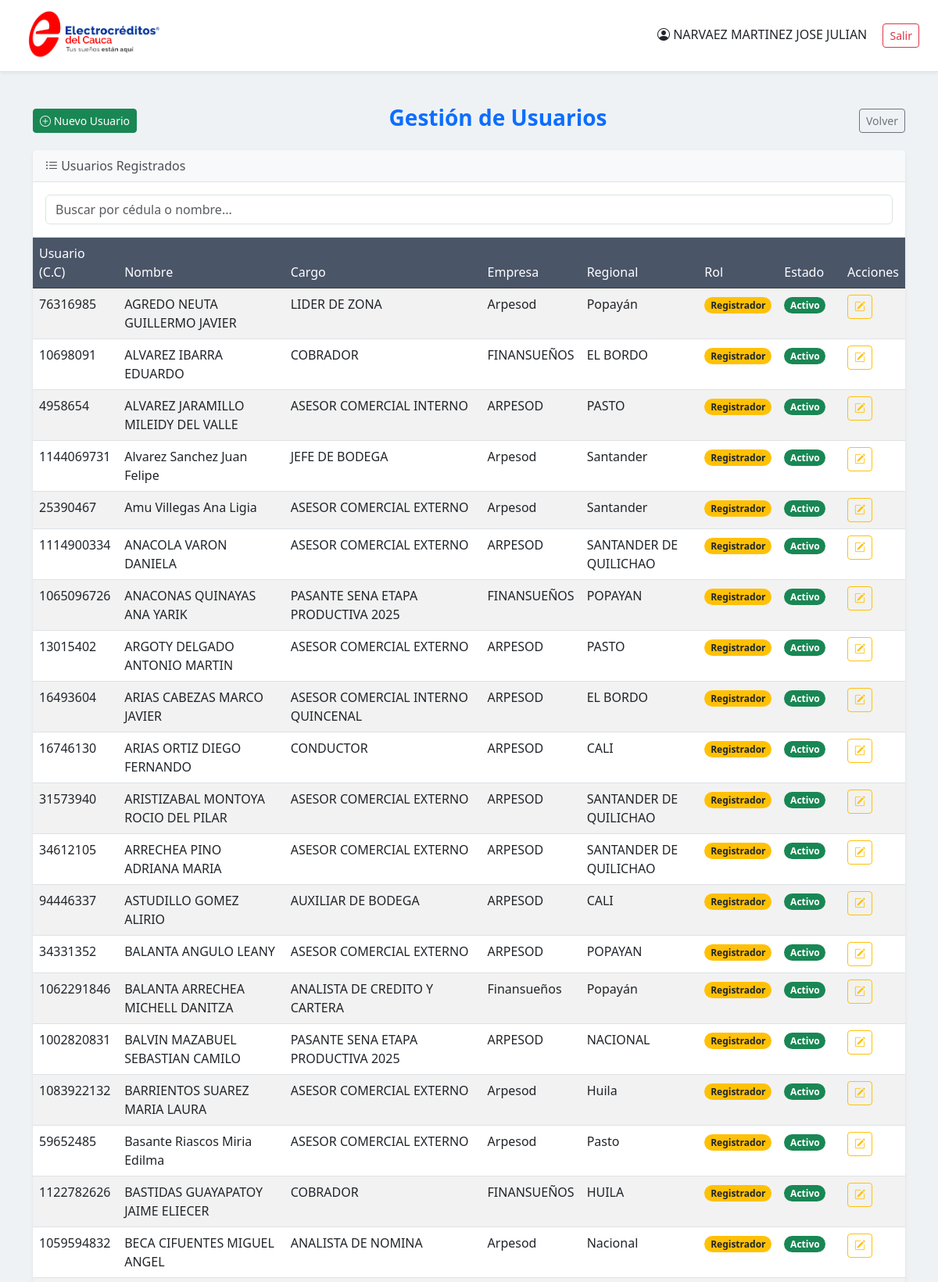
The page /gestionar_usuarios.php (signed in, upper part) on the database its author committed.
### tables this page shows
CREATE TABLE `usuarios` (
  `id` int(11) NOT NULL,
  `usuario` varchar(50) NOT NULL,
  `clave` varchar(255) NOT NULL,
  `nombre_completo` varchar(100) NOT NULL,
  `id_cargo` int(11) DEFAULT NULL,
  `empresa` varchar(50) DEFAULT NULL,
  `regional` varchar(50) DEFAULT NULL,
  `rol` enum('admin','tecnico','auditor','registrador') NOT NULL,
  `aplicaciones_usadas` varchar(255) DEFAULT NULL,
  `activo` tinyint(1) DEFAULT 1 COMMENT '1 para activo, 0 para inactivo',
  `fecha_creacion` timestamp NOT NULL DEFAULT current_timestamp(),
  `id_centro_costo` int(11) DEFAULT NULL
);

CREATE TABLE `cargos` (
  `id_cargo` int(11) NOT NULL,
  `nombre_cargo` varchar(255) NOT NULL,
  `descripcion_cargo` text DEFAULT NULL,
  `fecha_creacion` timestamp NOT NULL DEFAULT current_timestamp()
);

### gestionar_usuarios.php (the view, shortened to what this page needs)
<?php
require_once 'backend/db.php';
$conexion->set_charset("utf8mb4");
$nombre_usuario_actual_sesion = $_SESSION['nombre_usuario_completo'] ?? 'Administrador';
function getRolBadgeClass($rol) {
    switch (strtolower(trim($rol))) {
        case 'admin': return 'badge rounded-pill bg-success';
        case 'auditor': return 'badge rounded-pill bg-primary';
        case 'tecnico': return 'badge rounded-pill bg-danger';
        case 'registrador': return 'badge rounded-pill bg-warning text-dark';
    }
}
$usuarios_listados = [];
$res = $conexion->query("SELECT u.*, c.nombre_cargo FROM usuarios u LEFT JOIN cargos c ON u.id_cargo = c.id_cargo ORDER BY u.nombre_completo ASC");
if($res) while($r=$res->fetch_assoc()) $usuarios_listados[] = $r;
?>
<!DOCTYPE html>
<html lang="es">
<head>
    <link href="https://cdn.jsdelivr.net/npm/bootstrap@5.3.0/dist/css/bootstrap.min.css" rel="stylesheet">
    <link rel="stylesheet" href="assets/css/style.css">
    <link rel="stylesheet" href="https://cdn.jsdelivr.net/npm/bootstrap-icons@1.11.3/font/bootstrap-icons.min.css">
</head>
<body class="page-gestionar-usuarios">
<div class="top-bar-custom">
    <div class="logo-container-top"><a href="menu.php"><img src="imagenes/logo.png" alt="Logo"></a></div>
    <div>
        <span class="me-3"><i class="bi bi-person-circle"></i> <?= htmlspecialchars($nombre_usuario_actual_sesion) ?></span>
        <a href="logout.php" class="btn btn-outline-danger btn-sm">Salir</a>
    </div>
</div>
<div class="container mt-4 main-container">
    <div class="d-flex justify-content-between align-items-center mb-3">
        <button type="button" class="btn btn-success btn-sm" data-bs-toggle="modal" data-bs-target="#modalCrearUsuario"><i class="bi bi-plus-circle"></i> Nuevo Usuario</button>
        <h1 class="page-title">Gestión de Usuarios</h1>
        <a href="centro_gestion.php" class="btn btn-outline-secondary btn-sm">Volver</a>
    </div>
    <div class="card shadow-sm">
        <div class="card-header bg-light"><i class="bi bi-list-ul"></i> Usuarios Registrados</div>
        <div class="p-3 bg-white border-bottom">
            <input type="text" id="filtroUsuarios" class="form-control" placeholder="Buscar por cédula o nombre...">
        </div>
        <div class="table-responsive">
            <table class="table table-striped table-hover mb-0" id="tablaUsuarios">
                <thead class="table-dark">
                    <tr><th>Usuario (C.C)</th><th>Nombre</th><th>Cargo</th><th>Empresa</th><th>Regional</th><th>Rol</th><th>Estado</th><th>Acciones</th></tr>
                </thead>
                <tbody id="tablaUsuariosBody">
                    <?php foreach ($usuarios_listados as $u): ?>
                    <tr>
                        <td><?= htmlspecialchars($u['usuario']) ?></td>
                        <td><?= htmlspecialchars($u['nombre_completo']) ?></td>
                        <td><?= htmlspecialchars($u['nombre_cargo']) ?></td>
                        <td><?= htmlspecialchars($u['empresa']) ?></td>
                        <td><?= htmlspecialchars($u['regional']) ?></td>
                        <td><span class="<?= getRolBadgeClass($u['rol']) ?>"><?= ucfirst($u['rol']) ?></span></td>
                        <td><span class="badge rounded-pill <?= $u['activo']?'bg-success':'bg-danger' ?>"><?= $u['activo']?'Activo':'Inactivo' ?></span></td>
                        <td>
                            <a href="gestionar_usuarios.php?accion=editar&id=<?= $u['id'] ?>" class="btn btn-sm btn-outline-warning"><i class="bi bi-pencil-square"></i></a>
                        </td>
                    </tr>
                    <?php endforeach; ?>
                </tbody>
            </table>
        </div>
    </div>
</div>
</body>
</html>

### assets/css/style.css (style rules this page uses)
html { height: 100%; }
body { font-family: 'Segoe UI', Tahoma, Geneva, Verdana, sans-serif; margin: 0; }
.top-bar-custom { position: fixed; top: 0; left: 0; right: 0; z-index: 1030; display: flex; justify-content: space-between; align-items: center; padding: 0.5rem 1.5rem; background-color: #f8f9fa; border-bottom: 1px solid #dee2e6; box-shadow: 0 2px 4px rgba(0,0,0,0.05); }
.logo-container-top img { width: auto; height: 75px; object-fit: contain; margin-right: 15px; }
.table thead th { background-color: #4A5568; color: white; font-weight: 500; }
h1.page-title { color: #0d6efd; font-weight: 600; font-size: 1.75rem; }
.card { border: none; box-shadow: 0 0 10px rgba(0,0,0,0.06); }
.card-header { background-color: #f8f9fa; border-bottom: 1px solid #dee2e6; font-weight: 500; color: #495057; }
body.page-gestionar-usuarios { padding-top: 110px; background-color: #eef2f5; display: flex; flex-direction: column; min-height: 100vh; }
body.page-gestionar-usuarios .top-bar-custom { background: #fff; border-bottom: 1px solid #dee2e6; }
body.page-gestionar-usuarios .main-container { flex-grow: 1; }
body.page-gestionar-usuarios .page-title { color: #0d6efd; font-weight: 600; }

### rows shown on the page
usuarios: usuario "76316985", nombre_completo "AGREDO NEUTA GUILLERMO JAVIER", id_cargo.nombre_cargo "LIDER DE ZONA", empresa "Arpesod", regional "Popayán", rol "Registrador", activo "Activo"
usuarios: usuario "10698091", nombre_completo "ALVAREZ IBARRA EDUARDO", id_cargo.nombre_cargo "COBRADOR", empresa "FINANSUEÑOS", regional "EL BORDO", rol "Registrador", activo "Activo"
usuarios: usuario "4958654", nombre_completo "ALVAREZ JARAMILLO MILEIDY DEL VALLE", id_cargo.nombre_cargo "ASESOR COMERCIAL INTERNO", empresa "ARPESOD", regional "PASTO", rol "Registrador", activo "Activo"
usuarios: usuario "1144069731", nombre_completo "Alvarez Sanchez Juan Felipe", id_cargo.nombre_cargo "JEFE DE BODEGA", empresa "Arpesod", regional "Santander", rol "Registrador", activo "Activo"
usuarios: usuario "25390467", nombre_completo "Amu Villegas Ana Ligia", id_cargo.nombre_cargo "ASESOR COMERCIAL EXTERNO", empresa "Arpesod", regional "Santander", rol "Registrador", activo "Activo"
usuarios: usuario "1114900334", nombre_completo "ANACOLA VARON DANIELA", id_cargo.nombre_cargo "ASESOR COMERCIAL EXTERNO", empresa "ARPESOD", regional "SANTANDER DE QUILICHAO", rol "Registrador", activo "Activo"
usuarios: usuario "1065096726", nombre_completo "ANACONAS QUINAYAS ANA YARIK", id_cargo.nombre_cargo "PASANTE SENA ETAPA PRODUCTIVA 2025", empresa "FINANSUEÑOS", regional "POPAYAN", rol "Registrador", activo "Activo"
usuarios: usuario "13015402", nombre_completo "ARGOTY DELGADO ANTONIO MARTIN", id_cargo.nombre_cargo "ASESOR COMERCIAL EXTERNO", empresa "ARPESOD", regional "PASTO", rol "Registrador", activo "Activo"
usuarios: usuario "16493604", nombre_completo "ARIAS CABEZAS MARCO JAVIER", id_cargo.nombre_cargo "ASESOR COMERCIAL INTERNO QUINCENAL", empresa "ARPESOD", regional "EL BORDO", rol "Registrador", activo "Activo"
usuarios: usuario "16746130", nombre_completo "ARIAS ORTIZ DIEGO FERNANDO", id_cargo.nombre_cargo "CONDUCTOR", empresa "ARPESOD", regional "CALI", rol "Registrador", activo "Activo"
usuarios: usuario "31573940", nombre_completo "ARISTIZABAL MONTOYA ROCIO DEL PILAR", id_cargo.nombre_cargo "ASESOR COMERCIAL EXTERNO", empresa "ARPESOD", regional "SANTANDER DE QUILICHAO", rol "Registrador", activo "Activo"
usuarios: usuario "34612105", nombre_completo "ARRECHEA PINO ADRIANA MARIA", id_cargo.nombre_cargo "ASESOR COMERCIAL EXTERNO", empresa "ARPESOD", regional "SANTANDER DE QUILICHAO", rol "Registrador", activo "Activo"
usuarios: usuario "94446337", nombre_completo "ASTUDILLO GOMEZ ALIRIO", id_cargo.nombre_cargo "AUXILIAR DE BODEGA", empresa "ARPESOD", regional "CALI", rol "Registrador", activo "Activo"
usuarios: usuario "34331352", nombre_completo "BALANTA ANGULO LEANY", id_cargo.nombre_cargo "ASESOR COMERCIAL EXTERNO", empresa "ARPESOD", regional "POPAYAN", rol "Registrador", activo "Activo"
usuarios: usuario "1062291846", nombre_completo "BALANTA ARRECHEA MICHELL DANITZA", id_cargo.nombre_cargo "ANALISTA DE CREDITO Y CARTERA", empresa "Finansueños", regional "Popayán", rol "Registrador", activo "Activo"
usuarios: usuario "1002820831", nombre_completo "BALVIN MAZABUEL SEBASTIAN CAMILO", id_cargo.nombre_cargo "PASANTE SENA ETAPA PRODUCTIVA 2025", empresa "ARPESOD", regional "NACIONAL", rol "Registrador", activo "Activo"
usuarios: usuario "1083922132", nombre_completo "BARRIENTOS SUAREZ MARIA LAURA", id_cargo.nombre_cargo "ASESOR COMERCIAL EXTERNO", empresa "Arpesod", regional "Huila", rol "Registrador", activo "Activo"
usuarios: usuario "59652485", nombre_completo "Basante Riascos Miria Edilma", id_cargo.nombre_cargo "ASESOR COMERCIAL EXTERNO", empresa "Arpesod", regional "Pasto", rol "Registrador", activo "Activo"
usuarios: usuario "1122782626", nombre_completo "BASTIDAS GUAYAPATOY JAIME ELIECER", id_cargo.nombre_cargo "COBRADOR", empresa "FINANSUEÑOS", regional "HUILA", rol "Registrador", activo "Activo"
usuarios: usuario "1059594832", nombre_completo "BECA CIFUENTES MIGUEL ANGEL", id_cargo.nombre_cargo "ANALISTA DE NOMINA", empresa "Arpesod", regional "Nacional", rol "Registrador", activo "Activo"

### other values the page prints
$nombre_usuario_actual_sesion "NARVAEZ MARTINEZ JOSE JULIAN"
